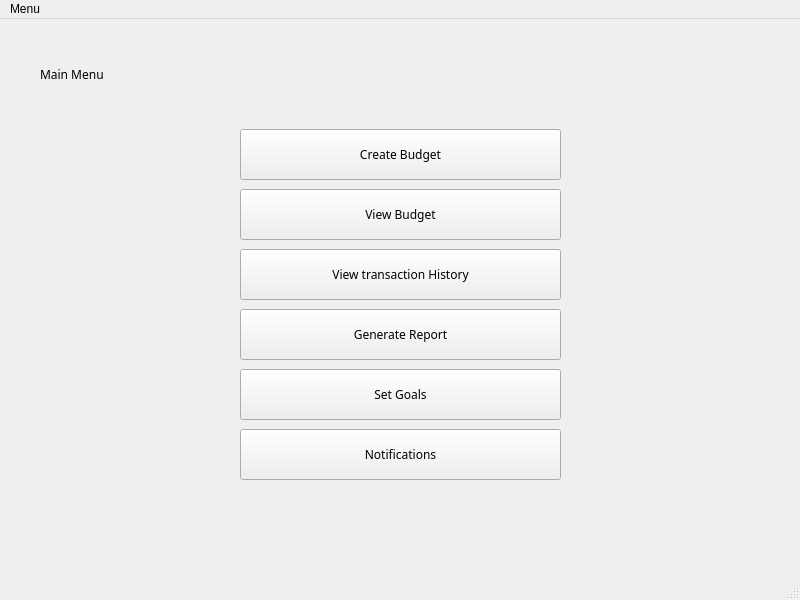
<?xml version="1.0" encoding="UTF-8"?>
<ui version="4.0">
 <class>menu</class>
 <widget class="QMainWindow" name="menu">
  <property name="geometry">
   <rect>
    <x>0</x>
    <y>0</y>
    <width>800</width>
    <height>600</height>
   </rect>
  </property>
  <property name="windowTitle">
   <string>MainWindow</string>
  </property>
  <widget class="QWidget" name="centralwidget">
   <widget class="QLabel" name="label">
    <property name="geometry">
     <rect>
      <x>40</x>
      <y>20</y>
      <width>341</width>
      <height>71</height>
     </rect>
    </property>
    <property name="font">
     <font>
      <family>Cascadia Code</family>
     </font>
    </property>
    <property name="text">
     <string>Main Menu</string>
    </property>
   </widget>
   <widget class="QPushButton" name="pushButton">
    <property name="geometry">
     <rect>
      <x>240</x>
      <y>110</y>
      <width>321</width>
      <height>51</height>
     </rect>
    </property>
    <property name="font">
     <font>
      <family>Cascadia Code</family>
     </font>
    </property>
    <property name="text">
     <string>Create Budget</string>
    </property>
   </widget>
   <widget class="QPushButton" name="pushButton_2">
    <property name="geometry">
     <rect>
      <x>240</x>
      <y>170</y>
      <width>321</width>
      <height>51</height>
     </rect>
    </property>
    <property name="font">
     <font>
      <family>Cascadia Code</family>
     </font>
    </property>
    <property name="text">
     <string>View Budget</string>
    </property>
   </widget>
   <widget class="QPushButton" name="pushButton_3">
    <property name="geometry">
     <rect>
      <x>240</x>
      <y>230</y>
      <width>321</width>
      <height>51</height>
     </rect>
    </property>
    <property name="font">
     <font>
      <family>Cascadia Code</family>
     </font>
    </property>
    <property name="text">
     <string>View transaction History</string>
    </property>
   </widget>
   <widget class="QPushButton" name="pushButton_4">
    <property name="geometry">
     <rect>
      <x>240</x>
      <y>290</y>
      <width>321</width>
      <height>51</height>
     </rect>
    </property>
    <property name="font">
     <font>
      <family>Cascadia Code</family>
     </font>
    </property>
    <property name="text">
     <string>Generate Report</string>
    </property>
   </widget>
   <widget class="QPushButton" name="pushButton_5">
    <property name="geometry">
     <rect>
      <x>240</x>
      <y>350</y>
      <width>321</width>
      <height>51</height>
     </rect>
    </property>
    <property name="font">
     <font>
      <family>Cascadia Code</family>
     </font>
    </property>
    <property name="text">
     <string>Set Goals</string>
    </property>
   </widget>
   <widget class="QPushButton" name="pushButton_6">
    <property name="geometry">
     <rect>
      <x>240</x>
      <y>410</y>
      <width>321</width>
      <height>51</height>
     </rect>
    </property>
    <property name="font">
     <font>
      <family>Cascadia Code</family>
     </font>
    </property>
    <property name="text">
     <string>Notifications</string>
    </property>
   </widget>
  </widget>
  <widget class="QMenuBar" name="menubar">
   <property name="geometry">
    <rect>
     <x>0</x>
     <y>0</y>
     <width>800</width>
     <height>21</height>
    </rect>
   </property>
   <widget class="QMenu" name="menuMenu">
    <property name="title">
     <string>Menu</string>
    </property>
   </widget>
   <addaction name="menuMenu"/>
  </widget>
  <widget class="QStatusBar" name="statusbar"/>
 </widget>
 <resources/>
 <connections/>
</ui>
